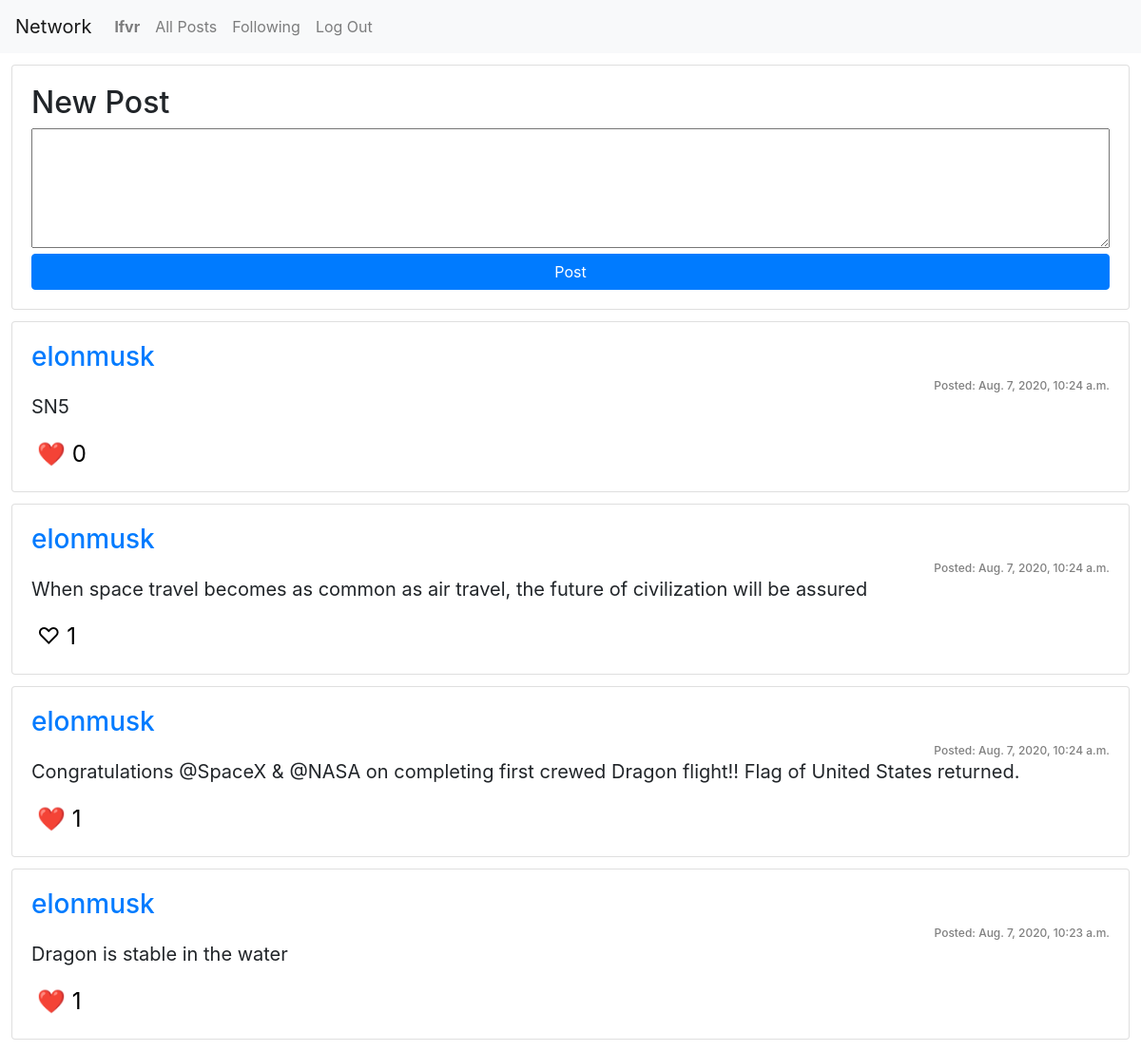
Page /following (signed in) on the committed database.
### network/models.py (models this page shows, shortened)
class User(AbstractUser):
    following = models.ManyToManyField('User', related_name="followers")

class Message(models.Model):
    user = models.ForeignKey(User, on_delete=models.CASCADE, related_name="messages")
    message = models.CharField(max_length=280)
    created = models.DateTimeField(auto_now_add=True)
    last_edited = models.DateTimeField(auto_now=True)
    likes = models.IntegerField(default=0)
    likers = models.ManyToManyField('User', related_name = "liked_posts")
    class Meta:
        ordering = ['-created']

### network/views.py (the view, shortened to what this page needs)
# urls.py: path("following", views.following, name="following"),
def following(request, page_number=1):
    following = User.objects.values('following').filter(username=request.user)
    messages = Message.objects.filter(user__in=following)
    num_pages = 0
    page_range = range(0)
    curr_page = 0
    previous = 0
    next = 0
    if request.user.pk is not None:
        liked_msgs = Message.objects.all().filter(likers=request.user)
    else:
        liked_msgs = Message.objects.none()
    return render(request, "network/following.html", {
        "messages": messages,
        "num_pages": num_pages,
        "page_range": page_range,
        "curr_page": curr_page,
        "previous": previous,
        "next": next,
        "liked_msgs": liked_msgs
    })

### network/templates/network/following.html (shortened to what this page needs)
{% extends "network/posts_template.html" %}
{% block new_post %}
    <div class="card">
        <div class="card-body">
            <h2>New Post</h2>
            <form action="{% url 'new_post' %}" method="POST">
                <div>
                    <textarea rows=5 name="message"></textarea>
                </div>
                <div>
                    <input type="submit" class="btn btn-primary" value="Post" style="width:-webkit-fill-available">
                </div>
            </form>
        </div>
    </div>
{% endblock %}

### network/templates/network/posts_template.html (shortened to what this page needs)
{% extends "network/layout.html" %}
{% block script %}
{% load static %}
{% endblock %}
{% block body %}
    {% if user.is_authenticated %}
        {% block new_post %}{% endblock %}
    {% endif %}
    <nav aria-label="Post navigation">
    {% for message in messages %}
    <div class="card">
        <div class="card-body">
            <h3 class="card-title"><a href="{% url 'profile' name=message.user %}">{{ message.user }}</a></h3>
            <h4 class="card-subtitle">Posted: {{ message.created }}</h4>
            <div class="message" id="message-{{ message.pk }}">
                <p>{{ message.message }}</p>
            </div>
            <div class="likes" id="likes-{{ message.pk }}">
                <button class="{% if message in liked_msgs %}liked{% else %}not-liked{% endif %}" onclick="like({{ message.pk }})">
                    {% if message in liked_msgs %}❤️{% else %}♡{% endif %} {{ message.likes }}
                </button>
            </div>
        </div>
    </div>
    {% empty %}
    No messages yet!
    {% endfor %}
    </nav>
{% endblock %}

### network/templates/network/layout.html (shortened to what this page needs)
{% load static %}
<!DOCTYPE html>
<html lang="en">
    <head>
        <link rel="stylesheet" href="https://stackpath.bootstrapcdn.com/bootstrap/4.4.1/css/bootstrap.min.css">
        <link href="{% static 'network/styles.css' %}" rel="stylesheet">
    </head>
    <body>
        <nav class="navbar navbar-expand-lg navbar-light bg-light">
            <a class="navbar-brand" href="#">Network</a>
            <div>
              <ul class="navbar-nav mr-auto">
                {% if user.is_authenticated %}
                    <li class="nav-item">
                        <a class="nav-link" href="#"><strong>{{ user.username }}</strong></a>
                    </li>
                {% endif %}
                <li class="nav-item">
                  <a class="nav-link" href="{% url 'index' %}">All Posts</a>
                </li>
                {% if user.is_authenticated %}
                    <li class="nav-item">
                        <a class="nav-link" href="{% url 'following' %}">Following</a>
                    </li>
                    <li class="nav-item">
                        <a class="nav-link" href="{% url 'logout' %}">Log Out</a>
                    </li>
                {% endif %}
              </ul>
            </div>
          </nav>
        <div class="body">
            {% block body %}
            {% endblock %}
        </div>
    </body>
</html>

### network/static/network/styles.css (style rules this page uses)
.card { margin: 1%; }
.liked { border: none; background-color: inherit; font-size: 24px; cursor: pointer; display: inline-block; }
.not-liked { border: none; background-color: inherit; font-size: 24px; cursor: pointer; display: inline-block; }
h4 { color: grey; font-size: 0.75rem; text-align: right; }
p { font-size: 1.25rem; }
textarea { width: -webkit-fill-available; }

### rows in the picture
User: username "lfvr"
Message: user "elonmusk", created "Aug. 7, 2020, 10:24 a.m.", message "SN5", likes "0"
Message: user "elonmusk", created "Aug. 7, 2020, 10:24 a.m.", message "When space travel becomes as common as air travel, the future of civilization will be assured", likes "1"
Message: user "elonmusk", created "Aug. 7, 2020, 10:24 a.m.", message "Congratulations @SpaceX & @NASA on completing first crewed Dragon flight!! Flag of United States returned.", likes "1"
Message: user "elonmusk", created "Aug. 7, 2020, 10:23 a.m.", message "Dragon is stable in the water", likes "1"
